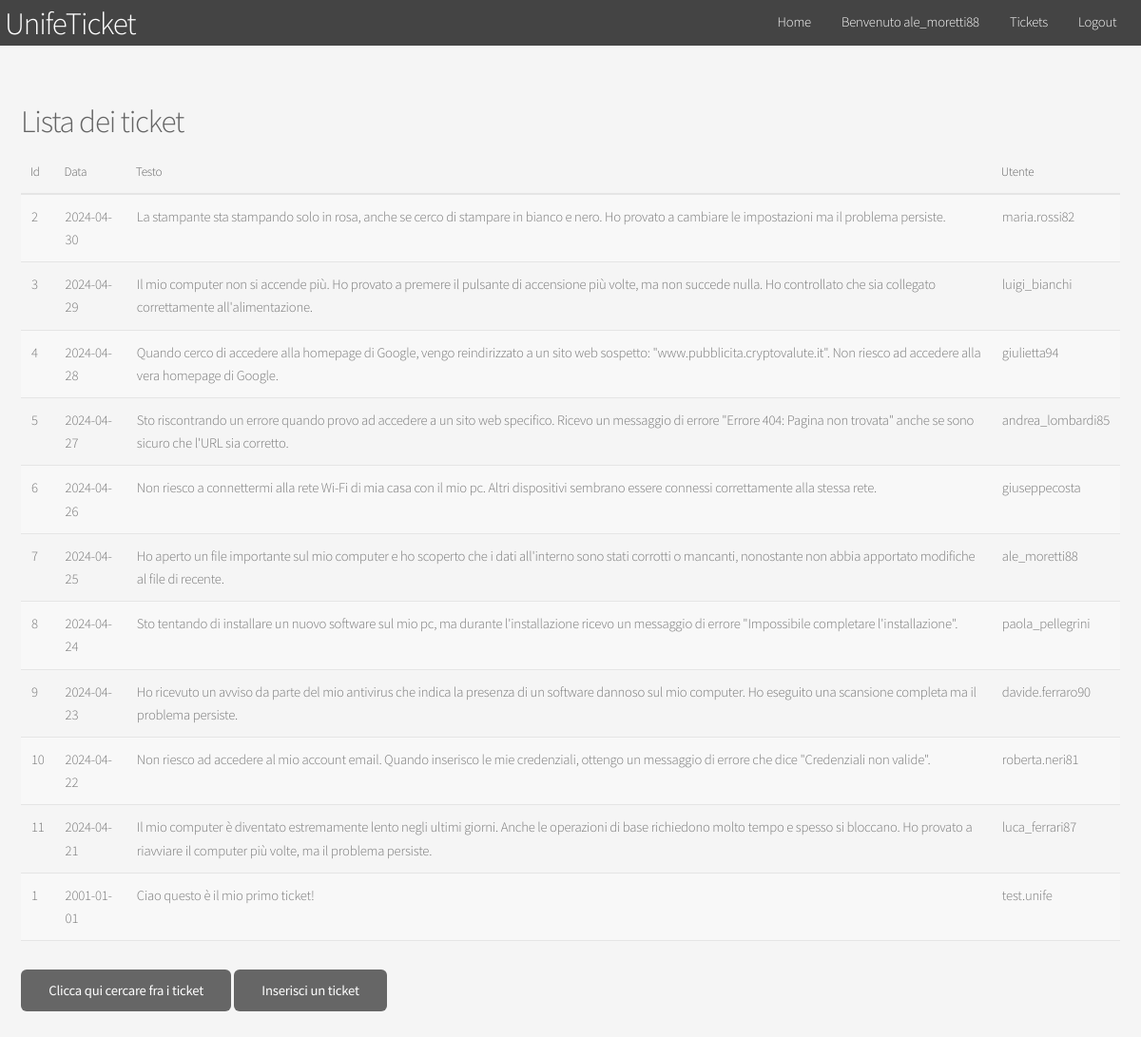
Screenshot of /app/home.php (signed in) with the database file from the repository.
### tables this page shows
CREATE TABLE `tickets` (
  `id` int(11) NOT NULL AUTO_INCREMENT,
  `date` date NOT NULL,
  `testo` varchar(512) NOT NULL,
  `username` varchar(128) NOT NULL,
  CONSTRAINT `tickets_pk` PRIMARY KEY (`id`)
);

### app/home.php (the view, shortened to what this page needs)
<?php
function get_all_tickets(){
    $conn = connect();
    $stmt = $conn->prepare("SELECT * FROM tickets ORDER BY date DESC, id DESC");
    $stmt->execute();
    return $stmt->fetchAll(PDO::FETCH_ASSOC);
}
?>
<!DOCTYPE HTML>
<html>
<head>
    <link rel="stylesheet" href="assets/css/main.css" />
</head>
<body class="landing is-preload">
<div id="page-wrapper">
    <?php include 'top.inc';?>
    <section id="main" class="container">
        <div class="row">
            <div class="col-12">
                <h2>Lista dei ticket</h2>
                <?php
                try {
                    $rows = get_all_tickets();
                    if (count($rows) == 0) {
                        echo '<div class="col-12 col-12-mobile"><h3>Nessun ticket trovato nel database</h3></div>';
                    } else {
                        echo '
                        <div class="table-wrapper">
                            <table>
                                <thead>
                                    <th>Id</th><th>Data</th><th>Testo</th><th>Utente</th>
                                </thead>
                                <tbody>';
                        foreach ($rows as $r) {
                            echo '<tr>';
                            foreach ($r as $c) {
                                echo '<td>' . $c . '</td>';
                            }
                            echo '</tr>';
                        }
                        echo '</tbody></table>';
                    }
                } catch (Exception $e) {
                    echo '<h3 class="error">'.$e.'</h3>';
                }
                ?>
            <input type="button" onclick="location.href='./searchTickets.php';" value="Clicca qui cercare fra i ticket" />
            <input type="button" onclick="location.href='./newTicket.php';" value="Inserisci un ticket" />
            </div>
        </div>
    </section>
</div>
</body>
</html>

### app/top.inc (shortened to what this page needs)
<header id="header" class="alt">
    <a href="home.php" ><h2 style="color: white; margin-left: 5px;">UnifeTicket</h2></a>
    <nav id="nav">
        <ul>
            <li><a href="home.php">Home</a></li>
            <?php
            $lgd = isset($_SESSION["uname"]);
            if ($lgd) {
                echo '<li><a href="#">Benvenuto '.$_SESSION["uname"].'</a></li>
                        <li><a href="tickets.php">Tickets</a></li>
                        <li><a href="logout.php">Logout</a></li>';
            }
            else {
                echo '<li><a href="login.php">Login</a></li>';
            }
            ?>
        </ul>
    </nav>
</header>

### rows the page displays
tickets: id "2", date "2024-04-30", testo "La stampante sta stampando solo in rosa, anche se cerco di stampare in bianco e nero. Ho provato a cambiare le impostazioni ma il problema persiste.", username "maria.rossi82"
tickets: id "3", date "2024-04-29", testo "Il mio computer non si accende più. Ho provato a premere il pulsante di accensione più volte, ma non succede nulla. Ho controllato che sia collegato correttamente all'alimentazione.", username "luigi_bianchi"
tickets: id "4", date "2024-04-28", testo "Quando cerco di accedere alla homepage di Google, vengo reindirizzato a un sito web sospetto: \"www.pubblicita.cryptovalute.it\". Non riesco ad accedere alla vera homepage di Google.", username "giulietta94"
tickets: id "5", date "2024-04-27", testo "Sto riscontrando un errore quando provo ad accedere a un sito web specifico. Ricevo un messaggio di errore \"Errore 404: Pagina non trovata\" anche se sono sicuro che l'URL sia corretto.", username "andrea_lombardi85"
tickets: id "6", date "2024-04-26", testo "Non riesco a connettermi alla rete Wi-Fi di mia casa con il mio pc. Altri dispositivi sembrano essere connessi correttamente alla stessa rete.", username "giuseppecosta"
tickets: id "7", date "2024-04-25", testo "Ho aperto un file importante sul mio computer e ho scoperto che i dati all'interno sono stati corrotti o mancanti, nonostante non abbia apportato modifiche al file di recente.", username "ale_moretti88"
tickets: id "8", date "2024-04-24", testo "Sto tentando di installare un nuovo software sul mio pc, ma durante l'installazione ricevo un messaggio di errore \"Impossibile completare l'installazione\".", username "paola_pellegrini"
tickets: id "9", date "2024-04-23", testo "Ho ricevuto un avviso da parte del mio antivirus che indica la presenza di un software dannoso sul mio computer. Ho eseguito una scansione completa ma il problema persiste.", username "davide.ferraro90"
tickets: id "10", date "2024-04-22", testo "Non riesco ad accedere al mio account email. Quando inserisco le mie credenziali, ottengo un messaggio di errore che dice \"Credenziali non valide\".", username "roberta.neri81"
tickets: id "11", date "2024-04-21", testo "Il mio computer è diventato estremamente lento negli ultimi giorni. Anche le operazioni di base richiedono molto tempo e spesso si bloccano. Ho provato a riavviare il computer più volte, ma il problema persiste.", username "luca_ferrari87"
tickets: id "1", date "2001-01-01", testo "Ciao questo è il mio primo ticket!", username "test.unife"

### other values shown
$_SESSION["uname"] "ale_moretti88"
